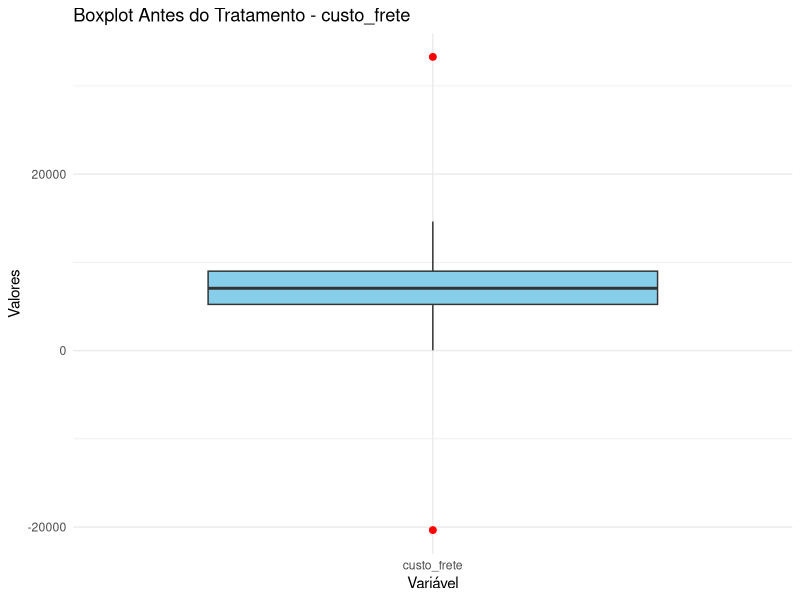
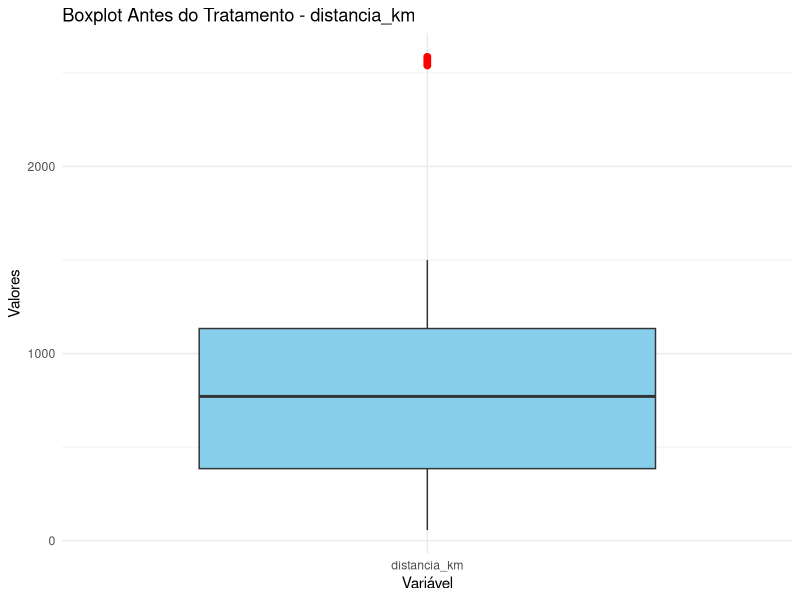
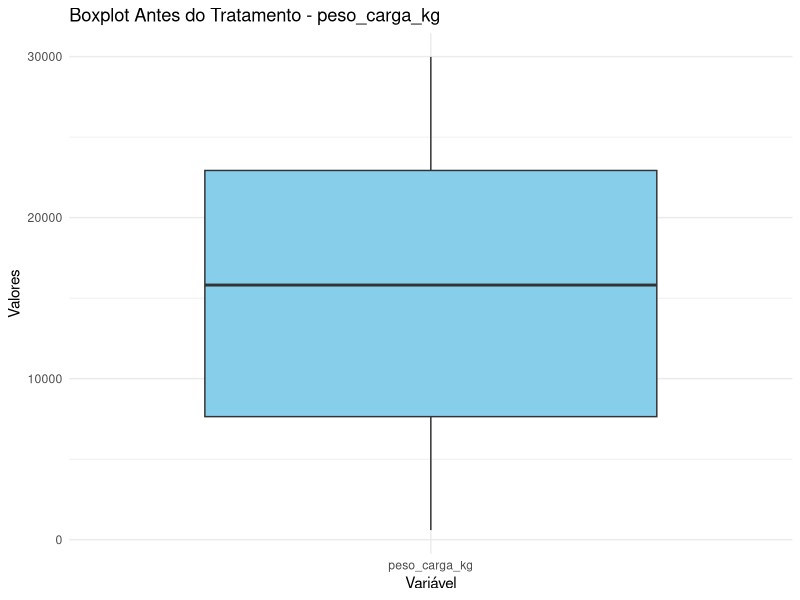
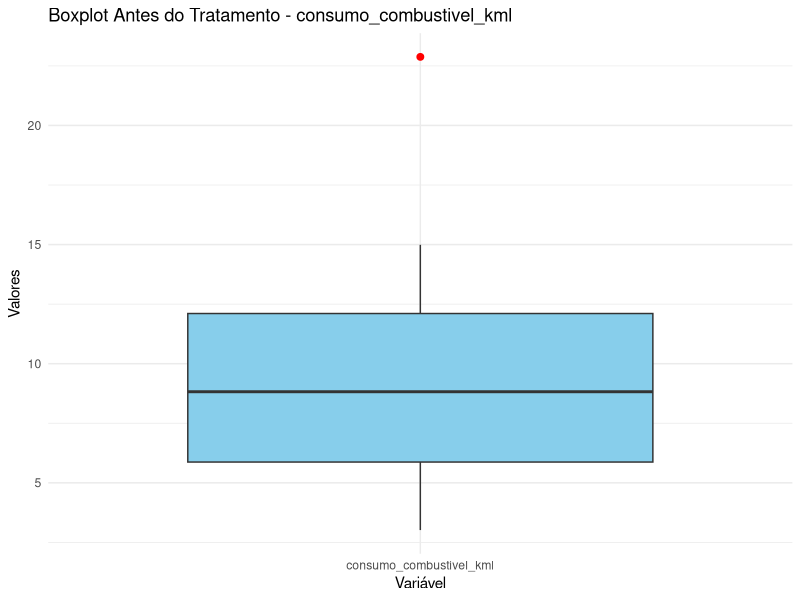
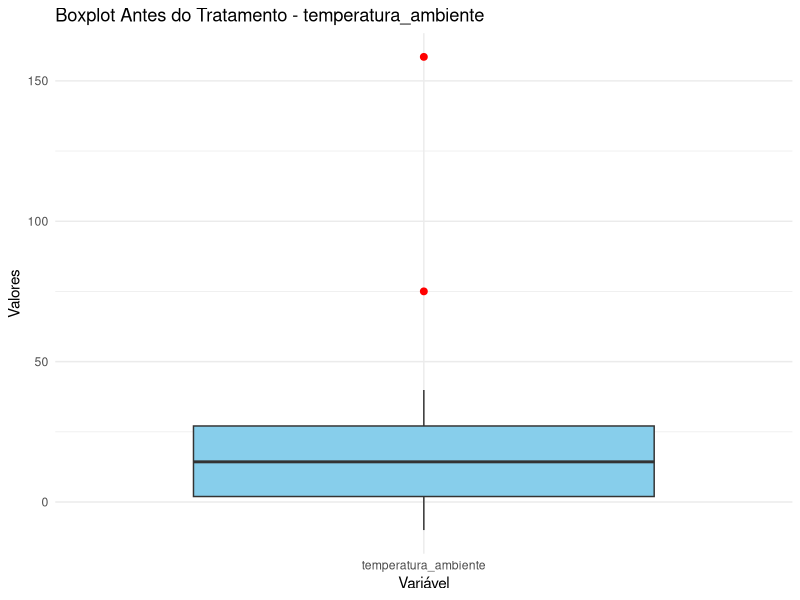
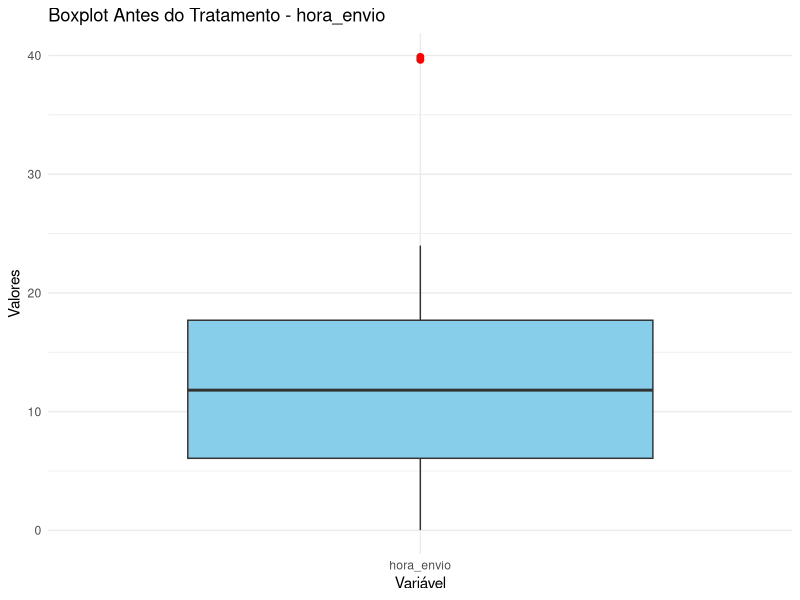
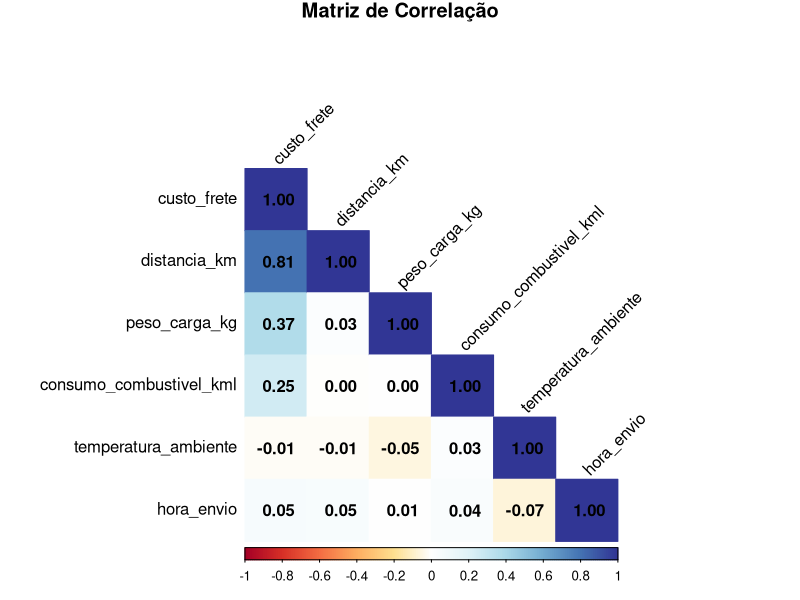
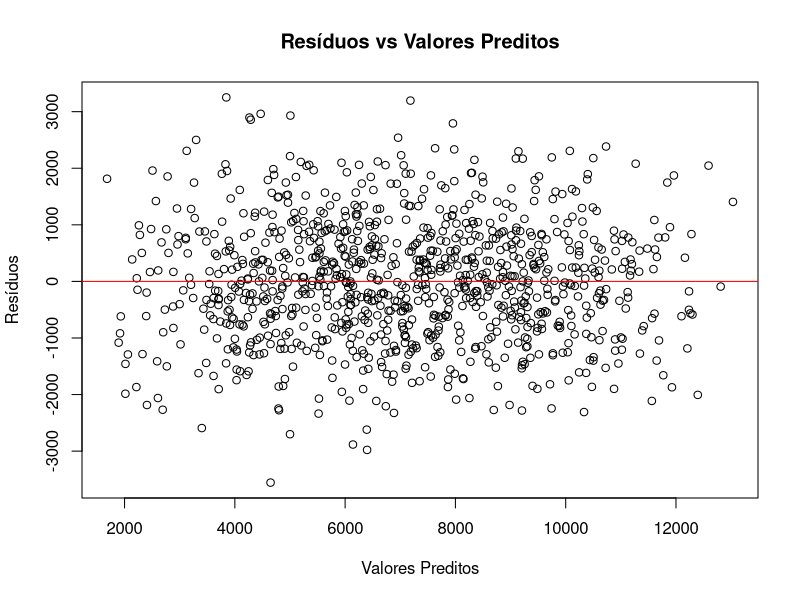

Reproduce these figures in R, in order.
## ---- chunk 1

library(dplyr)
library(tidyr)
library(carData)
library(car)
library(ggplot2)
library(corrplot)
library(lmtest)
library(pwr)

## ---- chunk 2

relatorio1 <- read.csv("relatorio1.csv")
relatorio2 <- read.csv("relatorio2.csv")

dadoscombinados <- merge(relatorio1, relatorio2, by = "id")

# Visualizar cabeçalho para conferir se a extração foi correta:
head(relatorio1)
head(relatorio2)
head(dadoscombinados)


## ---- chunk 3

#contar quantas entradas em 'dadoscombinados' tem campos vazios
sum(is.na(dadoscombinados))

#criar novo conjunto de dados retirando campos vazios de 'dadoscombinados'
dados_trata_NA <- dadoscombinados %>% tidyr::drop_na()

#contar quantas entradas tem campos vazios no novo conjunto de dados criado (verificar se é 0!)
sum(is.na(dados_trata_NA)) 
## ---- chunk 4
# Variáveis do dataframe
variaveis <- c("custo_frete", "distancia_km", "peso_carga_kg", "consumo_combustivel_kml", "temperatura_ambiente", "hora_envio")

# Função para identificar outliers (3 desvios padrão)
identificar_outliers <- function(data, variaveis) {
  outliers_list <- list()
  
  # Loop por cada variável especificada
  for (coluna in variaveis) {
    media <- mean(data[[coluna]], na.rm = TRUE)
    desvio_padrao <- sd(data[[coluna]], na.rm = TRUE)
    
    # Identificar os outliers
    outliers <- data[
      data[[coluna]] < (media - 3 * desvio_padrao) |
      data[[coluna]] > (media + 3 * desvio_padrao),
      coluna,
      drop = FALSE
    ]
    
    # Armazenar os outliers
    outliers_list[[coluna]] <- outliers
  }
  return(outliers_list)
}

# Identificar os outliers antes do tratamento
outliers_antes <- identificar_outliers(dados_trata_NA, variaveis)

# Remover os outliers do dataframe
remover_outliers <- function(data, variaveis) {
  for (coluna in variaveis) {
    media <- mean(data[[coluna]], na.rm = TRUE)
    desvio_padrao <- sd(data[[coluna]], na.rm = TRUE)
    
    # Filtrar os valores dentro de 3 desvios padrão
    data <- data[
      data[[coluna]] >= (media - 3 * desvio_padrao) &
      data[[coluna]] <= (media + 3 * desvio_padrao),
      , drop = FALSE
    ]
  }
  return(data)
}

# Aplicar o tratamento de outliers
dados_trata_final <- remover_outliers(dados_trata_NA, variaveis)

# Identificar os outliers depois do tratamento (deve ser vazio)
outliers_depois <- identificar_outliers(dados_trata_final, variaveis)

# Exibir os outliers antes e depois do tratamento
cat("Outliers antes do tratamento:\n")
print(outliers_antes)

cat("\nOutliers depois do tratamento:\n")
print(outliers_depois)


## ---- chunk 5

# Função para criar boxplots no RStudio (dados antes do tratamento)
criar_boxplots_antes <- function(data_antes, variaveis) {
  for (coluna in variaveis) {
    # Criar dataframe para a variável
    data_plot <- data.frame(
      Valor = data_antes[[coluna]],
      Variavel = coluna
    )
    
    # Gerar o boxplot
    print(
      ggplot(data_plot, aes(x = Variavel, y = Valor)) +
        geom_boxplot(outlier.color = "red", outlier.size = 2, fill = "skyblue") +
        labs(title = paste("Boxplot Antes do Tratamento -", coluna),
             x = "Variável",
             y = "Valores") +
        theme_minimal()
    )
  }
}

# Chamar a função para criar e visualizar os boxplots
criar_boxplots_antes(dados_trata_NA, variaveis)

## ---- chunk 6

summary(dados_trata_final)

## ---- chunk 7
# Matriz de correlações
correlacoes <- cor(dados_trata_final[, c("custo_frete", "distancia_km", "peso_carga_kg","consumo_combustivel_kml", "temperatura_ambiente", "hora_envio")])

print(correlacoes)


## ---- chunk 8
corrplot(correlacoes, method = "color", type = "lower", 
         tl.col = "black", tl.srt = 45, addCoef.col = "black", 
         title = "Matriz de Correlação", mar = c(0, 0, 1, 0), 
         cl.pos = "b", col = corrplot::COL2("RdYlBu"))
## ---- chunk 9
modelo_vif <- lm(custo_frete ~ distancia_km + peso_carga_kg + consumo_combustivel_kml + temperatura_ambiente + hora_envio, data = dados_trata_final)
vif(modelo_vif)
## ---- chunk 10
plot(modelo_vif$fitted.values, residuals(modelo_vif), 
     main = "Resíduos vs Valores Preditos", 
     xlab = "Valores Preditos", ylab = "Resíduos")
abline(h = 0, col = "red")
## ---- chunk 11
durbinWatsonTest(modelo_vif)
## ---- chunk 12
bptest(modelo_vif)
## ---- chunk 13

#Gráfico Q-Q
residuos <- residuals(modelo_vif)
ggplot(data.frame(residuos), aes(sample = residuos)) +
  stat_qq(color = "blue", size = 2) +  # Pontos do gráfico Q-Q
  stat_qq_line(color = "red", linetype = "dashed", size = 1) +  # Linha de referência
  labs(title = "Q-Q Plot dos Resíduos", 
       x = "Quantis Teóricos", 
       y = "Quantis dos Resíduos") +
  theme_minimal()

#Histograma
hist(residuals(modelo_vif), main = "Histograma dos Resíduos", xlab = "Resíduos")

# Teste de Shapiro-Wilk
shapiro.test(residuals(modelo_vif))
## ---- chunk 14
amostra <- pwr.f2.test(u = 5, v = NULL, f2 = 0.15, sig.level = 0.05, power = 0.8)
print(amostra)

N <- 85.21+5+1
print(N)
